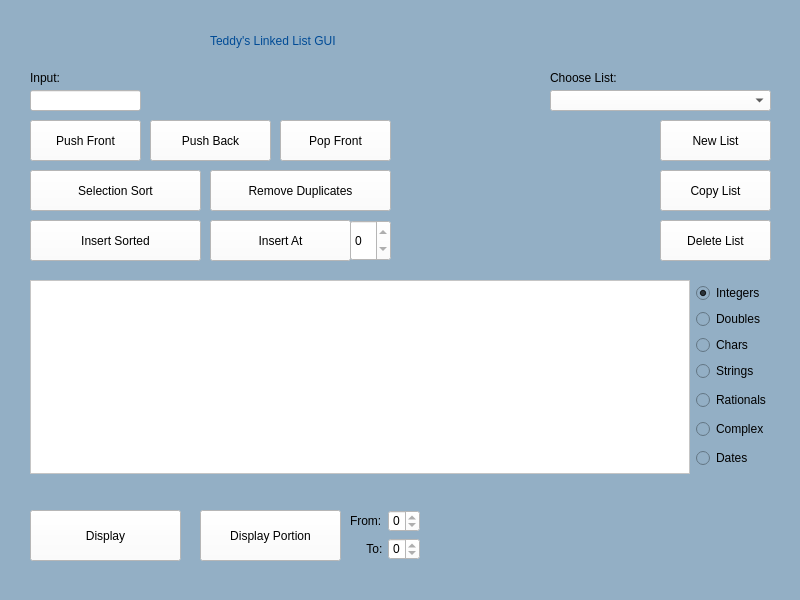
<?xml version="1.0" encoding="UTF-8"?>
<ui version="4.0">
 <class>MainWindow</class>
 <widget class="QMainWindow" name="MainWindow">
  <property name="geometry">
   <rect>
    <x>0</x>
    <y>0</y>
    <width>800</width>
    <height>600</height>
   </rect>
  </property>
  <property name="windowTitle">
   <string>MainWindow</string>
  </property>
  <property name="styleSheet">
   <string notr="true">background-color: rgb(147, 175, 197);</string>
  </property>
  <widget class="QWidget" name="centralwidget">
   <widget class="QPushButton" name="displayButton">
    <property name="geometry">
     <rect>
      <x>30</x>
      <y>510</y>
      <width>151</width>
      <height>51</height>
     </rect>
    </property>
    <property name="styleSheet">
     <string notr="true">background-color: rgb(255, 255, 255);</string>
    </property>
    <property name="text">
     <string>Display</string>
    </property>
   </widget>
   <widget class="QPushButton" name="displayPortionButton">
    <property name="geometry">
     <rect>
      <x>200</x>
      <y>510</y>
      <width>141</width>
      <height>51</height>
     </rect>
    </property>
    <property name="styleSheet">
     <string notr="true">background-color: rgb(255, 255, 255);</string>
    </property>
    <property name="text">
     <string>Display Portion</string>
    </property>
   </widget>
   <widget class="QWidget" name="layoutWidget">
    <property name="geometry">
     <rect>
      <x>30</x>
      <y>280</y>
      <width>741</width>
      <height>194</height>
     </rect>
    </property>
    <layout class="QHBoxLayout" name="horizontalLayout_2">
     <item>
      <widget class="QTextBrowser" name="textBrowser">
       <property name="styleSheet">
        <string notr="true">background-color: rgb(255, 255, 255);</string>
       </property>
      </widget>
     </item>
     <item>
      <layout class="QVBoxLayout" name="verticalLayout_5">
       <item>
        <layout class="QVBoxLayout" name="verticalLayout_6">
         <item>
          <widget class="QRadioButton" name="intRadio">
           <property name="text">
            <string>Integers</string>
           </property>
           <property name="checked">
            <bool>true</bool>
           </property>
          </widget>
         </item>
         <item>
          <widget class="QRadioButton" name="doubleRadio">
           <property name="text">
            <string>Doubles</string>
           </property>
          </widget>
         </item>
         <item>
          <widget class="QRadioButton" name="charRadio">
           <property name="text">
            <string>Chars</string>
           </property>
          </widget>
         </item>
         <item>
          <widget class="QRadioButton" name="stringRadio">
           <property name="text">
            <string>Strings</string>
           </property>
          </widget>
         </item>
        </layout>
       </item>
       <item>
        <widget class="QRadioButton" name="rationalRadio">
         <property name="text">
          <string>Rationals</string>
         </property>
        </widget>
       </item>
       <item>
        <widget class="QRadioButton" name="complexRadio">
         <property name="text">
          <string>Complex</string>
         </property>
        </widget>
       </item>
       <item>
        <widget class="QRadioButton" name="dateRadio">
         <property name="text">
          <string>Dates</string>
         </property>
        </widget>
       </item>
      </layout>
     </item>
    </layout>
   </widget>
   <widget class="QComboBox" name="comboBox">
    <property name="geometry">
     <rect>
      <x>550</x>
      <y>90</y>
      <width>221</width>
      <height>21</height>
     </rect>
    </property>
    <property name="styleSheet">
     <string notr="true">background-color: rgb(255, 255, 255);</string>
    </property>
   </widget>
   <widget class="QLabel" name="label_4">
    <property name="geometry">
     <rect>
      <x>210</x>
      <y>20</y>
      <width>451</width>
      <height>41</height>
     </rect>
    </property>
    <property name="styleSheet">
     <string notr="true">font: 700 20pt &quot;Verdana&quot;;
color: rgb(0,75, 150);</string>
    </property>
    <property name="text">
     <string>Teddy's Linked List GUI</string>
    </property>
   </widget>
   <widget class="QPushButton" name="newListButton">
    <property name="geometry">
     <rect>
      <x>660</x>
      <y>120</y>
      <width>111</width>
      <height>41</height>
     </rect>
    </property>
    <property name="styleSheet">
     <string notr="true">background-color: rgb(255, 255, 255);</string>
    </property>
    <property name="text">
     <string>New List</string>
    </property>
   </widget>
   <widget class="QPushButton" name="copyListButton">
    <property name="geometry">
     <rect>
      <x>660</x>
      <y>170</y>
      <width>111</width>
      <height>41</height>
     </rect>
    </property>
    <property name="styleSheet">
     <string notr="true">background-color: rgb(255, 255, 255);</string>
    </property>
    <property name="text">
     <string>Copy List</string>
    </property>
   </widget>
   <widget class="QPushButton" name="deleteListButton">
    <property name="geometry">
     <rect>
      <x>660</x>
      <y>220</y>
      <width>111</width>
      <height>41</height>
     </rect>
    </property>
    <property name="styleSheet">
     <string notr="true">background-color: rgb(255, 255, 255);</string>
    </property>
    <property name="text">
     <string>Delete List</string>
    </property>
   </widget>
   <widget class="QLabel" name="label_5">
    <property name="geometry">
     <rect>
      <x>550</x>
      <y>70</y>
      <width>111</width>
      <height>16</height>
     </rect>
    </property>
    <property name="text">
     <string>Choose List:</string>
    </property>
   </widget>
   <widget class="QWidget" name="layoutWidget">
    <property name="geometry">
     <rect>
      <x>350</x>
      <y>510</y>
      <width>70</width>
      <height>52</height>
     </rect>
    </property>
    <layout class="QVBoxLayout" name="verticalLayout_8">
     <item>
      <layout class="QHBoxLayout" name="horizontalLayout_4">
       <item>
        <widget class="QLabel" name="label_2">
         <property name="text">
          <string>From:</string>
         </property>
        </widget>
       </item>
       <item>
        <widget class="QSpinBox" name="spinBox_2">
         <property name="styleSheet">
          <string notr="true">background-color: rgb(255, 255, 255);</string>
         </property>
         <property name="maximum">
          <number>0</number>
         </property>
        </widget>
       </item>
      </layout>
     </item>
     <item>
      <layout class="QHBoxLayout" name="horizontalLayout_5">
       <item>
        <widget class="QLabel" name="label_3">
         <property name="text">
          <string>     To:</string>
         </property>
        </widget>
       </item>
       <item>
        <widget class="QSpinBox" name="spinBox_3">
         <property name="styleSheet">
          <string notr="true">background-color: rgb(255, 255, 255);</string>
         </property>
         <property name="maximum">
          <number>0</number>
         </property>
        </widget>
       </item>
      </layout>
     </item>
    </layout>
   </widget>
   <widget class="QPushButton" name="popFrontButton">
    <property name="geometry">
     <rect>
      <x>280</x>
      <y>120</y>
      <width>111</width>
      <height>41</height>
     </rect>
    </property>
    <property name="styleSheet">
     <string notr="true">background-color: rgb(255, 255, 255);</string>
    </property>
    <property name="text">
     <string>Pop Front</string>
    </property>
   </widget>
   <widget class="QPushButton" name="pushFrontButton">
    <property name="geometry">
     <rect>
      <x>30</x>
      <y>120</y>
      <width>111</width>
      <height>41</height>
     </rect>
    </property>
    <property name="styleSheet">
     <string notr="true">background-color: rgb(255, 255, 255);</string>
    </property>
    <property name="text">
     <string>Push Front</string>
    </property>
   </widget>
   <widget class="QLabel" name="label">
    <property name="geometry">
     <rect>
      <x>30</x>
      <y>70</y>
      <width>31</width>
      <height>16</height>
     </rect>
    </property>
    <property name="text">
     <string>Input:</string>
    </property>
   </widget>
   <widget class="QLineEdit" name="lineEdit">
    <property name="geometry">
     <rect>
      <x>30</x>
      <y>90</y>
      <width>111</width>
      <height>21</height>
     </rect>
    </property>
    <property name="styleSheet">
     <string notr="true">background-color: rgb(255, 255, 255);</string>
    </property>
   </widget>
   <widget class="QPushButton" name="pushBackButton">
    <property name="geometry">
     <rect>
      <x>150</x>
      <y>120</y>
      <width>121</width>
      <height>41</height>
     </rect>
    </property>
    <property name="styleSheet">
     <string notr="true">background-color: rgb(255, 255, 255);</string>
    </property>
    <property name="text">
     <string>Push Back</string>
    </property>
   </widget>
   <widget class="QPushButton" name="insertSortedButton">
    <property name="geometry">
     <rect>
      <x>30</x>
      <y>220</y>
      <width>171</width>
      <height>41</height>
     </rect>
    </property>
    <property name="styleSheet">
     <string notr="true">background-color: rgb(255, 255, 255);</string>
    </property>
    <property name="text">
     <string>Insert Sorted</string>
    </property>
   </widget>
   <widget class="QSpinBox" name="spinBox">
    <property name="geometry">
     <rect>
      <x>350</x>
      <y>220</y>
      <width>41</width>
      <height>41</height>
     </rect>
    </property>
    <property name="styleSheet">
     <string notr="true">background-color: rgb(255, 255, 255);</string>
    </property>
    <property name="maximum">
     <number>0</number>
    </property>
   </widget>
   <widget class="QPushButton" name="insertAtButton">
    <property name="geometry">
     <rect>
      <x>210</x>
      <y>220</y>
      <width>141</width>
      <height>41</height>
     </rect>
    </property>
    <property name="styleSheet">
     <string notr="true">background-color: rgb(255, 255, 255);</string>
    </property>
    <property name="text">
     <string>Insert At</string>
    </property>
   </widget>
   <widget class="QPushButton" name="removeDuplicates">
    <property name="geometry">
     <rect>
      <x>210</x>
      <y>170</y>
      <width>181</width>
      <height>41</height>
     </rect>
    </property>
    <property name="styleSheet">
     <string notr="true">background-color: rgb(255, 255, 255);</string>
    </property>
    <property name="text">
     <string>Remove Duplicates</string>
    </property>
   </widget>
   <widget class="QPushButton" name="selectSortButton">
    <property name="geometry">
     <rect>
      <x>30</x>
      <y>170</y>
      <width>171</width>
      <height>41</height>
     </rect>
    </property>
    <property name="styleSheet">
     <string notr="true">background-color: rgb(255, 255, 255);</string>
    </property>
    <property name="text">
     <string>Selection Sort</string>
    </property>
   </widget>
  </widget>
  <widget class="QMenuBar" name="menubar">
   <property name="geometry">
    <rect>
     <x>0</x>
     <y>0</y>
     <width>800</width>
     <height>22</height>
    </rect>
   </property>
  </widget>
  <widget class="QStatusBar" name="statusbar"/>
 </widget>
 <resources/>
 <connections/>
</ui>
